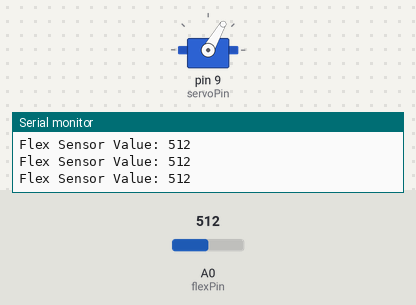
Bench run of a sketch on a simulated Arduino Uno, built with avr-gcc and run on an emulated ATmega328P. Parts: servo, the last lines printed to the serial monitor. The test bench sets the inputs (shaded band); at power-on: A0 (flexPin) = 512.

Above: at 1.2 s.
1.3 s: A0 (flexPin) set to 364
2.8 s: A0 (flexPin) set to 332
At 3.1 s:
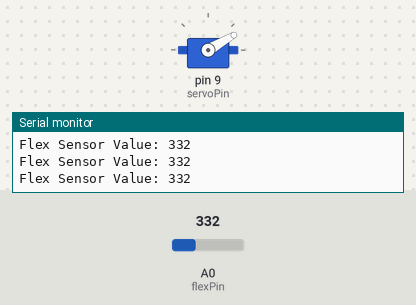
4.3 s: A0 (flexPin) set to 360
At 5.5 s:
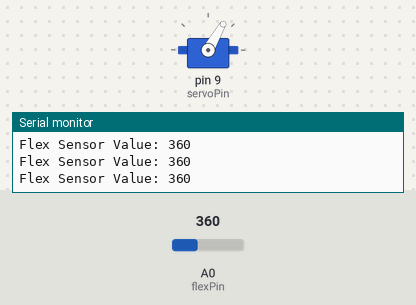
5.8 s: A0 (flexPin) set to 340
At 7.1 s:
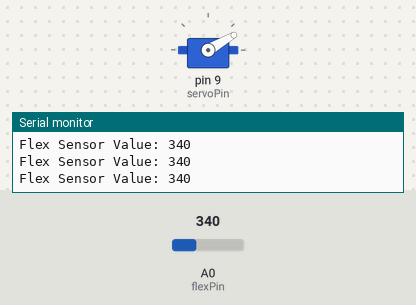
Timing chart, 0 to 8.3 s (numbered marks = the images above; inputs shaded):
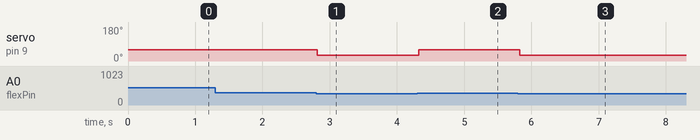

The sketch:

Flex2.0.ino
```cpp
// void setup() {
//   Serial.begin(9600); // Initialize serial communication
// }

// void loop() {
  // flexValue = analogRead(flexPin); // Read the flex sensor value
  // Serial.print("Flex Sensor Value: "); // Print a label
  // Serial.println(flexValue); // Print the flex sensor value
//   delay(100); // Delay for 1 second
// }


#include <Servo.h> // Include the Servo library
const int flexPin = A0; // Analog pin connected to the flex sensor
int flexValue = 0; // Variable to store the flex sensor value

Servo servoMotor; // Create a servo object to control a servo motor
int servoPin = 9; // Define the pin to which the servo is connected

void setup() {
  servoMotor.attach(servoPin); // Attach the servo to the specified pin
  Serial.begin(9600); // Initialize serial communication
}

void loop() {
  // Move the servo to the 0 degree position
  flexValue = analogRead(flexPin);
  Serial.print("Flex Sensor Value: "); // Print a label
  Serial.println(flexValue); // Print the flex sensor value
  if (flexValue<350){
  servoMotor.write(30);
  delay(100); // Wait for 1 second
  }
  else if (350<flexValue<400){
  servoMotor.write(60);
  delay(100);
  }
  else if (450<flexValue<500){
  servoMotor.write(90);
  delay(100);
  }
  else if (500<flexValue<550){
  servoMotor.write(120);
  delay(100);
  }
  else if (550<flexValue<600){
  servoMotor.write(150);
  delay(100);
  }
  else{
  // Move the servo to the 90 degree position
  servoMotor.write(180);
  delay(100); // Wait for 1 second
//
  }

  // Move the servo to the 180 degree position
  // servoMotor.write(180);
  // delay(1000); // Wait for 1 second
}
```

Measured:
- the behaviour switches between 350 and 349 on A0 (flexPin) (found by bisection; images 0 and 1)
- after the input at 2.8 s, servo on pin 9 (servoPin): 60° → 30° at once
- after the input at 4.3 s, servo on pin 9 (servoPin): 30° → 60° at once
- after the input at 5.8 s, servo on pin 9 (servoPin): 60° → 30° at once
